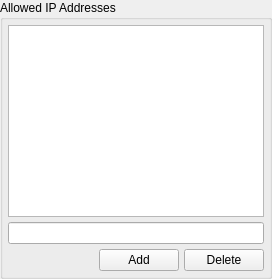
               <widget class="QGroupBox" name="approvedIPs">
                <property name="title">
                 <string>Allowed IP Addresses</string>
                </property>
                <property name="checked">
                 <bool>false</bool>
                </property>
                <layout class="QVBoxLayout" name="verticalLayout_36">
                 <property name="spacing">
                  <number>5</number>
                 </property>
                 <property name="leftMargin">
                  <number>5</number>
                 </property>
                 <property name="topMargin">
                  <number>5</number>
                 </property>
                 <property name="rightMargin">
                  <number>5</number>
                 </property>
                 <property name="bottomMargin">
                  <number>5</number>
                 </property>
                 <item>
                  <widget class="QListWidget" name="acceptedIPList">
                   <property name="tabKeyNavigation">
                    <bool>true</bool>
                   </property>
                   <property name="selectionBehavior">
                    <enum>QAbstractItemView::SelectRows</enum>
                   </property>
                   <property name="horizontalScrollMode">
                    <enum>QAbstractItemView::ScrollPerPixel</enum>
                   </property>
                  </widget>
                 </item>
                 <item>
                  <widget class="QLineEdit" name="acceptedIP">
                   <property name="toolTip">
                    <string>The keyword Any is supported.</string>
                   </property>
                  </widget>
                 </item>
                 <item>
                  <layout class="QHBoxLayout" name="horizontalLayout_49">
                   <property name="spacing">
                    <number>5</number>
                   </property>
                   <item>
                    <spacer name="horizontalSpacer_37">
                     <property name="orientation">
                      <enum>Qt::Horizontal</enum>
                     </property>
                     <property name="sizeHint" stdset="0">
                      <size>
                       <width>40</width>
                       <height>20</height>
                      </size>
                     </property>
                    </spacer>
                   </item>
                   <item>
                    <widget class="QPushButton" name="addAcceptedIP">
                     <property name="text">
                      <string>Add</string>
                     </property>
                    </widget>
                   </item>
                   <item>
                    <widget class="QPushButton" name="deleteAcceptedIP">
                     <property name="text">
                      <string>Delete</string>
                     </property>
                    </widget>
                   </item>
                  </layout>
                 </item>
                </layout>
               </widget>
